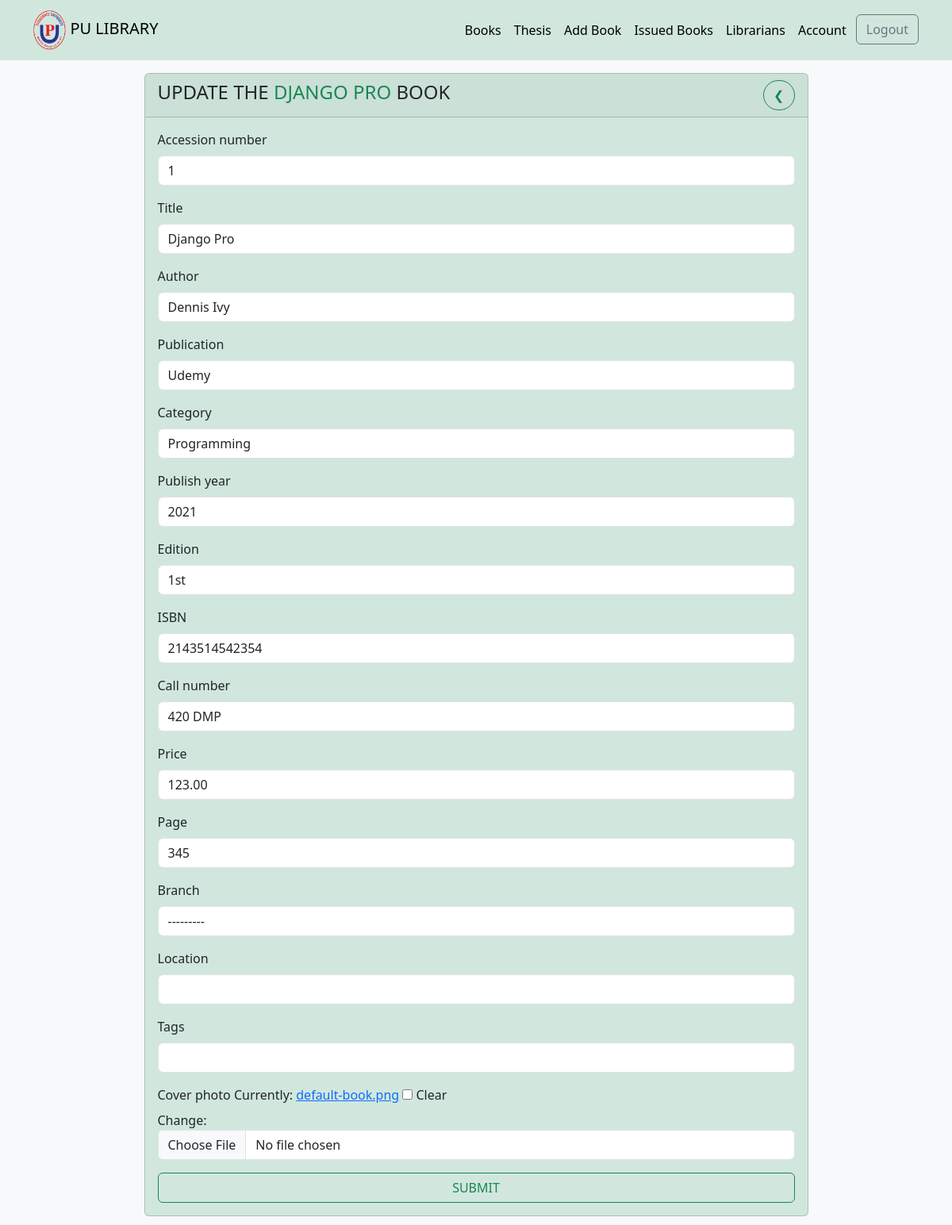
/update-book/ba3525e5-7f33-46e0-b624-5f7141650209/ (signed in), run on an earlier commit of the app's database.
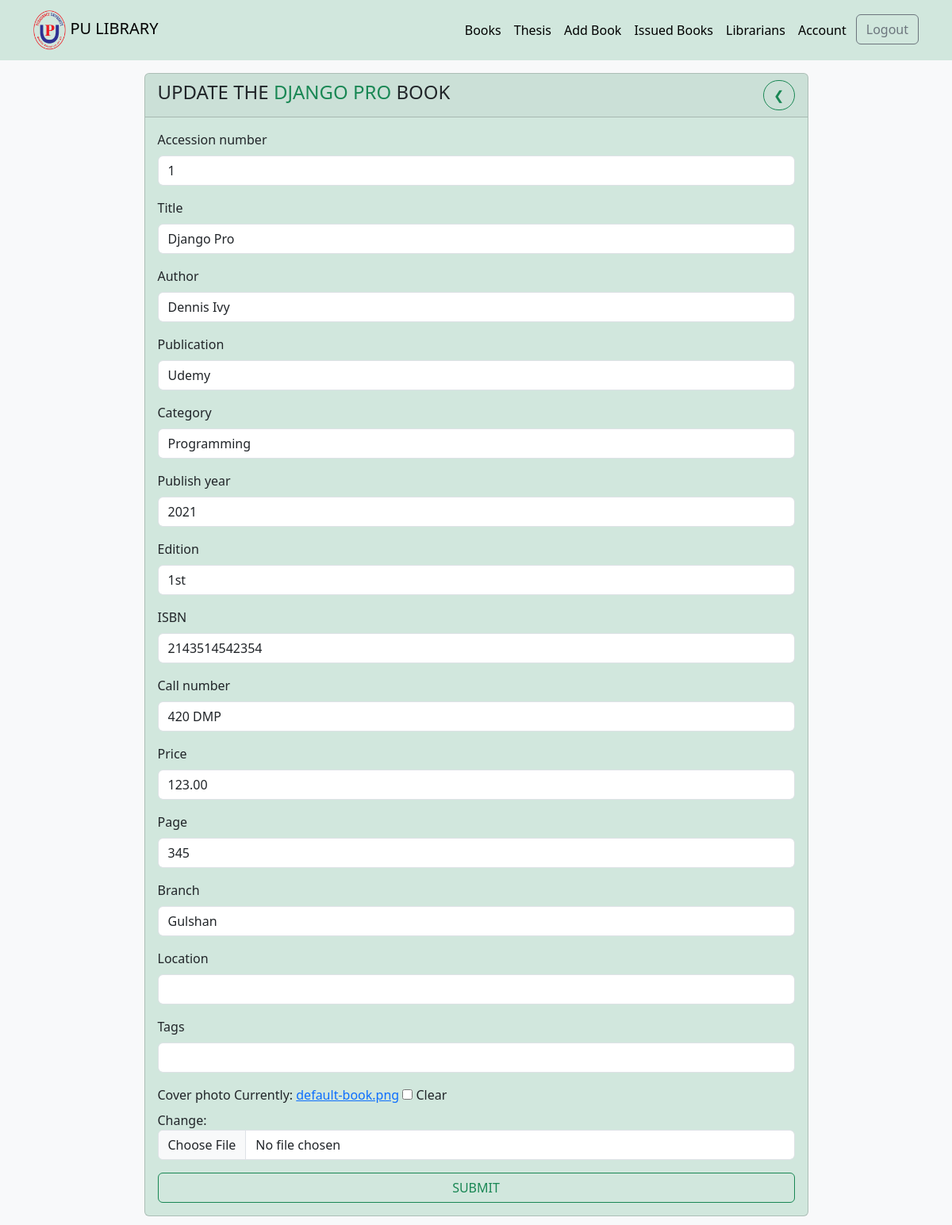
And on a later commit of the database.
### library/models.py (models this page shows, shortened)
class Book(models.Model):
    BRANCH_CHOICE = [
        ('GULSHAN', 'Gulshan'),
        ('BARIDAHRA', 'Baridhara'),
        ('BANANI', 'Banani'),
    ]
    accession_number = models.PositiveIntegerField(
        validators=[MinValueValidator(1), MaxValueValidator(99999)], unique=True)
    title = models.CharField(max_length=255)
    author = models.CharField(max_length=255)
    publication = models.CharField(max_length=255, null=True, blank=True)
    category = models.CharField(max_length=255, null=True, blank=True)
    publish_year = models.PositiveIntegerField(
        validators=[MinValueValidator(1), MaxValueValidator(9999)], null=True, blank=True)
    edition = models.CharField(max_length=255, null=True, blank=True)
    ISBN = models.CharField(max_length=13, null=True, blank=True)
    call_number = models.CharField(max_length=255, null=True, blank=True)
    price = models.DecimalField(
        max_digits=10, decimal_places=2, null=True, blank=True)
    page = models.PositiveIntegerField()
    branch = models.CharField(
        max_length=10, choices=BRANCH_CHOICE, default='GULSHAN', blank=True, null=True)
    location = models.CharField(max_length=255, null=True, blank=True)
    tags = models.CharField(max_length=255, null=True, blank=True)
    cover_photo = models.ImageField(
        default='default-book.png', blank=True, null=True)
    created_at = models.DateTimeField(auto_now_add=True)
    last_updated = models.DateTimeField(auto_now=True)
    id = models.UUIDField(default=uuid.uuid4, unique=True,
                          primary_key=True, editable=False)
    class Meta:
        ordering = ['accession_number']

### library/views.py (the view, shortened to what this page needs)
# urls.py: path("update-book/<str:pk>/", views.updateBook, name="update-book"),
@login_required(login_url='login')
def updateBook(request, pk):
    page = 'update-book'
    book = Book.objects.get(id=pk)
    form = BookForm(instance=book)
    context = {
        'page': page,
        'form': form,
        'book': book
    }
    return render(request, 'library/book-form.html', context)

### library/forms.py
class BookForm(ModelForm):
    class Meta:
        model = Book
        exclude = ['id']
    def __init__(self, *args, **kwargs):
        super(BookForm, self).__init__(*args, **kwargs)
        for name, field in self.fields.items():
            field.widget.attrs.update({'class': 'form-control'})

### library/templates/library/book-form.html (shortened to what this page needs)
{% extends 'main.html' %}
{% block content %}
<div class='bg-light'>
    <div class='container d-flex justify-content-center py-3'>
        <div class="card w-75 bg-success-subtle">
            <div class="card-header">
              <div class='d-flex justify-content-between align-items-center'>
                {% if page == 'create-book' %}
                <h4 class='text-uppercase '>ADD A NEW BOOK</h4>
                <a class='btn btn-outline-success rounded-pill'  href="{% url 'books' %}"> &#10094 </a>
                {% elif page == 'update-book' %}
                <h4 class='text-uppercase '>Update the <span class="text-success">{{book.title}}</span> book</h4>
                <a class='btn btn-outline-success rounded-pill'  href="{% url 'book' book.id %}"> &#10094 </a>
                {% endif %}
                </div>
            </div>
            <div class="card-body ">
                <form method="POST" enctype="multipart/form-data">
                    {% for field in form %}
                    <div class="mb-3 form-group">
                    <label for="input" class="form-label">{{field.label}}</label>
                        {{field}}
                    </div>
                    {% endfor %}
                    <input class='btn btn-outline-success w-100' type="submit" value="SUBMIT">
                </form>
            </div>
          </div>
        </div>
    </div>
{% endblock content %}

What changed in the data, as far as the page shows it:
changed Book "DJANGO PRO": branch "---------" → "Gulshan"
